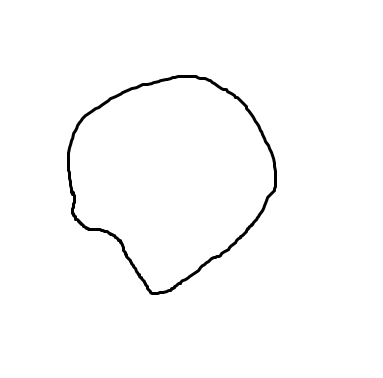
#> input picture img.png, 383 x 378 px
$ jupyter execute main.ipynb
#> lines starting #> are read from the running program, lines starting #| are printed output that depends on the picture; long printed decimals are rounded
[cell 1]
#imports
from PIL import Image
import numpy as np
from numpy import array
from os import path
import cv2
import matplotlib.pyplot as plt
from time import sleep

[cell 2]
def load_png_to_array(fileName='./img.png'): # loads and returns png as a numpy array
#> called with fileName = './img.png'
    img = Image.open(fileName)
#> img is the input picture: PIL image 383x378 RGB; min 0, max 255, mean 251.4
    img = img.convert('L') # convert to grayscale
#> img: PIL image 383x378 L
    img = np.array(img)
    return img

[cell 3]
def reduce_line_thickness(img, factor=2): # applies gaussian blur to img
#> called with factor = 2
    img = cv2.GaussianBlur(img, (3, 3), 0)
#> img: shape (378, 383)
    # save image
    #cv2.imwrite('blurred.png', img)
    return img

[cell 4]
def is_approximately_equal(a, b, epsilon=0.0001): # boolean, if a and b are approximately equal
    return abs(a - b) < epsilon

[cell 5]
def fits_in_line(line=[[0, 0], [1, 1]], point=[0, 0]):
    '''
    (y3-y2)/(x3-x2) = (y2-y1)/(x2-x1)
    ->(y3-y2)*(x2-x1) = (y2-y1)*(x3-x2) avoids division by zero explosive values
    '''
    return is_approximately_equal((point[0] - line[-1][0])*(line[-1][1] - line[-2][1]) , (line[-1][0] - line[-2][0])*(point[1] - line[-1][1]))

[cell 6]
def pts_to_lines(p): # converts a list of points to a list of lines, where each line is a list of points.
    lines = [[p[0], p[1] if len(p)>1 else p[0]]]
    for i in range(2, len(p)-2):
        if fits_in_line(lines[-1], p[i]):
            lines[-1].append(p[i])
        else:
            lines.append([p[i-1],p[i]])
    for l in range(len(lines))[::-1]:
        if len(lines[l]) < 2:
            lines.pop(l)
    return lines

[cell 7]
def get_centre_of_mass(pts): # gets com of a list of points
    x = 0
    y = 0
    for p in pts:
        x += p[0]
        y += p[1]
    return [int(x/len(pts)), int(y/len(pts))]

[cell 8]
def get_polar_coordinates(pts, centre): # gets polar coordinates of a list of points, with respect to a centre=get_centre_of_mass(pts)
    polar_pts = []
    for p in pts:
        polar_pts.append([np.sqrt((p[0]-centre[0])**2 + (p[1]-centre[1])**2), np.arctan2(p[1]-centre[1], p[0]-centre[0])])
    return polar_pts
    # get_centre_of_mass(pts) can be called here as well, however this allows you to set a centre without editing this fx.

[cell 9]
def sort_by_angle(pts):

    plrcrds = get_polar_coordinates(pts, get_centre_of_mass(pts))
    combined = [[plrcrds[i], pts[i]] for i in range(len(pts))]
    combined = sorted(combined, key=lambda x: x[0][1])
    return [p[1] for p in combined]

[cell 10]
def trace_line(img):
    ''' find all black pixels in image '''
    black_pixels = []
#> black_pixels = []
    for i in range(img.shape[0]):
        for j in range(img.shape[1]):
            if img[i][j] == 0:
                black_pixels.append((i,j))
#> after the loop, black_pixels = 85 pairs, first value 76 to 293, second value 68 to 275
    print('Found {} black pixels'.format(len(black_pixels)))
#| Found 85 black pixels
    print('Ratio to white',len(black_pixels)/(img.shape[0]*img.shape[1]))
#| Ratio to white 0.0005871
    print ('!Sorted by angle')
    print (black_pixels)
#> (printed output is left out)
    black_pixels = sort_by_angle(black_pixels)
#> the loop in get_centre_of_mass, `for p in pts:` made 85 passes
#> (p, x, y) on passes 2 to 13: ((76, 180), 152, 359), ((76, 181), 228, 540), ((76, 182), 304, 722), ((76, 183), 380, 905), ((76, 184), 456, 1089), ((76, 185), 532, 1274), ((76, 186), 608, 1460), ((76, 187), 684, 1647), ((76, 188), 760, 1835), ((76, 189), 836, 2024), ((76, 190), 912, 2214), ((76, 191), 988, 2405)
#> (x, y) on pass 1: (76, 179)
#> after the loop in get_centre_of_mass, `for p in pts:`: x = 14233; y = 12061
#> in get_polar_coordinates, `polar_pts = []`: polar_pts = []
#> the loop in get_polar_coordinates, `for p in pts:` made 85 passes
#> p on passes 1 to 12: (76, 179), (76, 180), (76, 181), (76, 182), (76, 183), (76, 184), (76, 185), (76, 186), (76, 187), (76, 188), (76, 189), (76, 190)
#> after the loop in get_polar_coordinates, `for p in pts:`: polar_pts = 85 pairs, first value 72.25 to 135.2, second value -1.75 to 3.11
#> in sort_by_angle, `plrcrds = get_polar_coordinates(pts, get_centre_of_mass(pts))`: plrcrds has the same summary as polar_pts in get_polar_coordinates
#> in sort_by_angle, `combined = [[plrcrds[i], pts[i]] for i in range(len(pts))]`: combined = 85 items
    print ('Sorted by angle')
    print (black_pixels)
#> (printed output is left out)
    lines = pts_to_lines(black_pixels)
#> in pts_to_lines, `lines = [[p[0], p[1] if len(p)>1 else p[0]]]`: lines = [[(154, 68), (155, 68)]]
#> the loop in pts_to_lines, `for i in range(2, len(p)-2):` made 81 passes
#> after the loop in pts_to_lines, `for i in range(2, len(p)-2):`: lines = 28 items
#> the loop in pts_to_lines, `for l in range(len(lines))[::-1]:` made 28 passes
#> l on passes 1 to 12: 27, 26, 25, 24, 23, 22, 21, 20, 19, 18, 17, 16
#> lines = 28 items
    print('As lines')
    print(lines)
#> (printed output is left out)
    return lines

[cell 11]
def create_new_img(img, lines):
    new_img = np.zeros(img.shape)
#> new_img: shape (378, 383) float64; every value is 0
    pts = np.where(img == 0)
#> pts = 1461 positions, rows 75 to 294, columns 67 to 276
    img[pts] = 255
    plt.plot(pts[1], pts[0], 'r.')
    return new_img

[cell 12]
imgArr=load_png_to_array()
x = create_new_img(imgArr, trace_line(reduce_line_thickness(imgArr)))
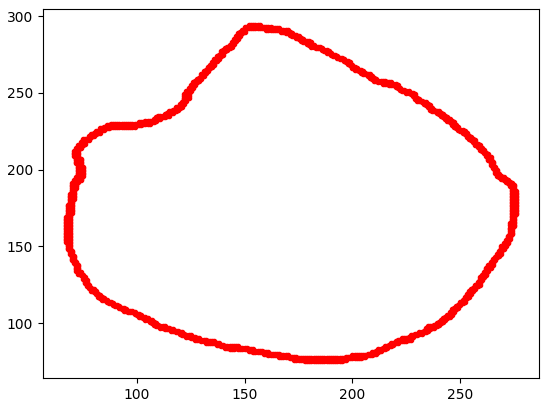
#> figure drawn by matplotlib, 1 panel
